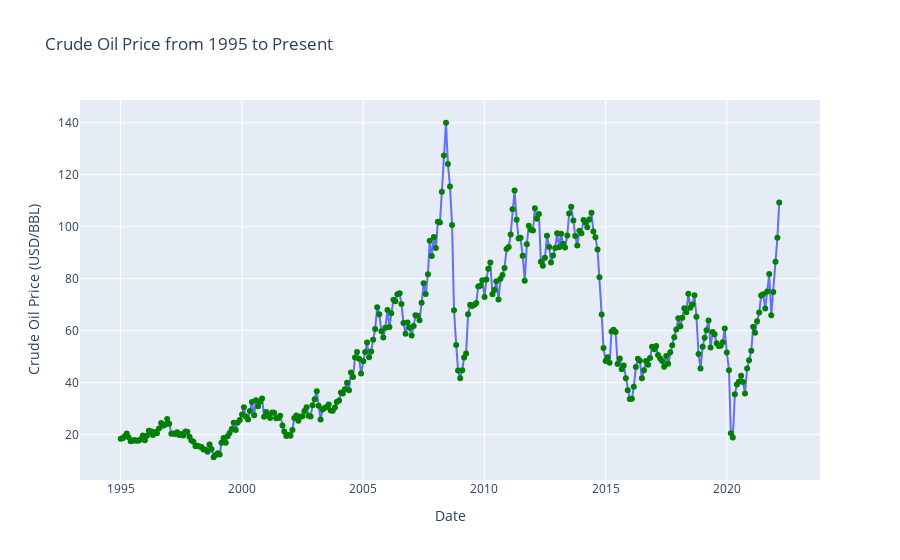

The notebook cell this image was saved under:
### Code cell
# Data Visualization
# Project 4
# Author: Kevin Zeng

import pandas as pd
import plotly.express as px

cd_df = pd.read_csv('crude.csv')

fig = px.line(cd_df, x="date", y="price", title='Crude Oil Price from 1995 to Present', markers=True)
fig.update_layout(
    xaxis_title="Date",
    yaxis_title="Crude Oil Price (USD/BBL)"
)

fig.update_traces(marker=dict(
    color='green'))

fig.show()

### Figure 1 — Plotly figure (JSON) as saved in the notebook; plotly's stock layout.template omitted (floating-point values rounded to 4 significant figures; data arrays with more than 128 entries replaced by an {"elided": "..."} marker saying what was removed)
{"data": [{"hovertemplate": "date=%{x}<br>price=%{y}<extra></extra>", "legendgroup": "", "line": {"color": "#636efa", "dash": "solid"}, "marker": {"color": "green", "symbol": "circle"}, "mode": "markers+lines", "name": "", "orientation": "v", "showlegend": false, "type": "scatter", "x": {"elided": "327 str values"}, "xaxis": "x", "y": {"elided": "327 float values"}, "yaxis": "y"}], "layout": {"legend": {"tracegroupgap": 0}, "title": {"text": "Crude Oil Price from 1995 to Present"}, "xaxis": {"anchor": "y", "domain": [0, 1], "title": {"text": "Date"}}, "yaxis": {"anchor": "x", "domain": [0, 1], "title": {"text": "Crude Oil Price (USD/BBL)"}}}}
